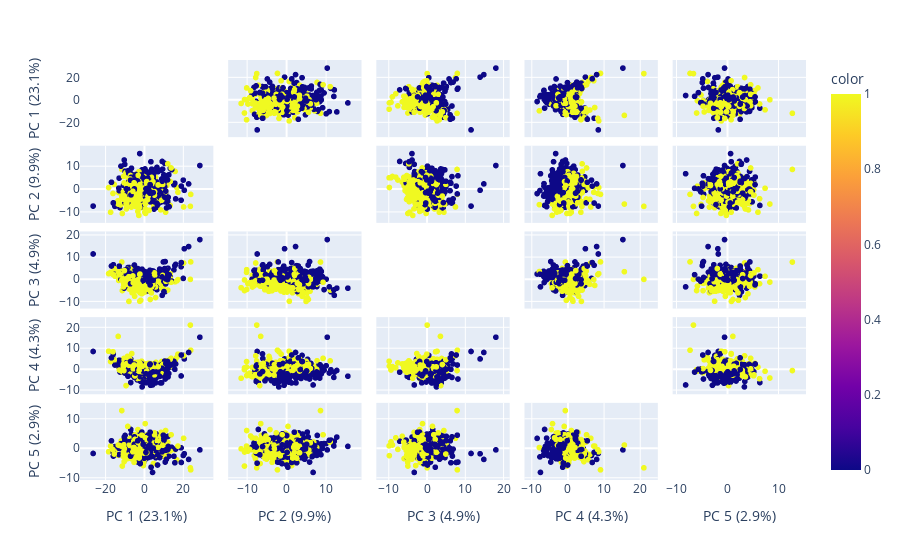

Source (notebook cell):
### Code cell
pca = PCA()
components = pca.fit_transform(data_arr)
labels = {
    str(i): f"PC {i+1} ({var:.1f}%)"
    for i, var in enumerate(pca.explained_variance_ratio_ * 100)
}

fig = px.scatter_matrix(
    components,
    labels=labels,
    dimensions=range(5),
    color=label
)
fig.update_traces(diagonal_visible=False)
fig.show()
# fig.write_html("plots/PCAs_original data.html")
fig.write_html("plots/PCAs_pct data.html")

### Figure 1 — Plotly figure (JSON) as saved in the notebook; plotly's stock layout.template omitted (floating-point values rounded to 4 significant figures; data arrays with more than 128 entries replaced by an {"elided": "..."} marker saying what was removed)
{"data": [{"diagonal": {"visible": false}, "dimensions": [{"axis": {"matches": true}, "label": "PC 1 (23.1%)", "values": {"elided": "897 float values"}}, {"axis": {"matches": true}, "label": "PC 2 (9.9%)", "values": {"elided": "897 float values"}}, {"axis": {"matches": true}, "label": "PC 3 (4.9%)", "values": {"elided": "897 float values"}}, {"axis": {"matches": true}, "label": "PC 4 (4.3%)", "values": {"elided": "897 float values"}}, {"axis": {"matches": true}, "label": "PC 5 (2.9%)", "values": {"elided": "897 float values"}}], "hovertemplate": "%{xaxis.title.text}=%{x}<br>%{yaxis.title.text}=%{y}<br>color=%{marker.color}<extra></extra>", "legendgroup": "", "marker": {"color": {"elided": "897 int values"}, "coloraxis": "coloraxis", "symbol": "circle"}, "name": "", "showlegend": false, "type": "splom"}], "layout": {"coloraxis": {"colorbar": {"title": {"text": "color"}}, "colorscale": [[0, "#0d0887"], [0.1111, "#46039f"], [0.2222, "#7201a8"], [0.3333, "#9c179e"], [0.4444, "#bd3786"], [0.5556, "#d8576b"], [0.6667, "#ed7953"], [0.7778, "#fb9f3a"], [0.8889, "#fdca26"], [1, "#f0f921"]]}, "dragmode": "select", "legend": {"tracegroupgap": 0}, "margin": {"t": 60}}}
